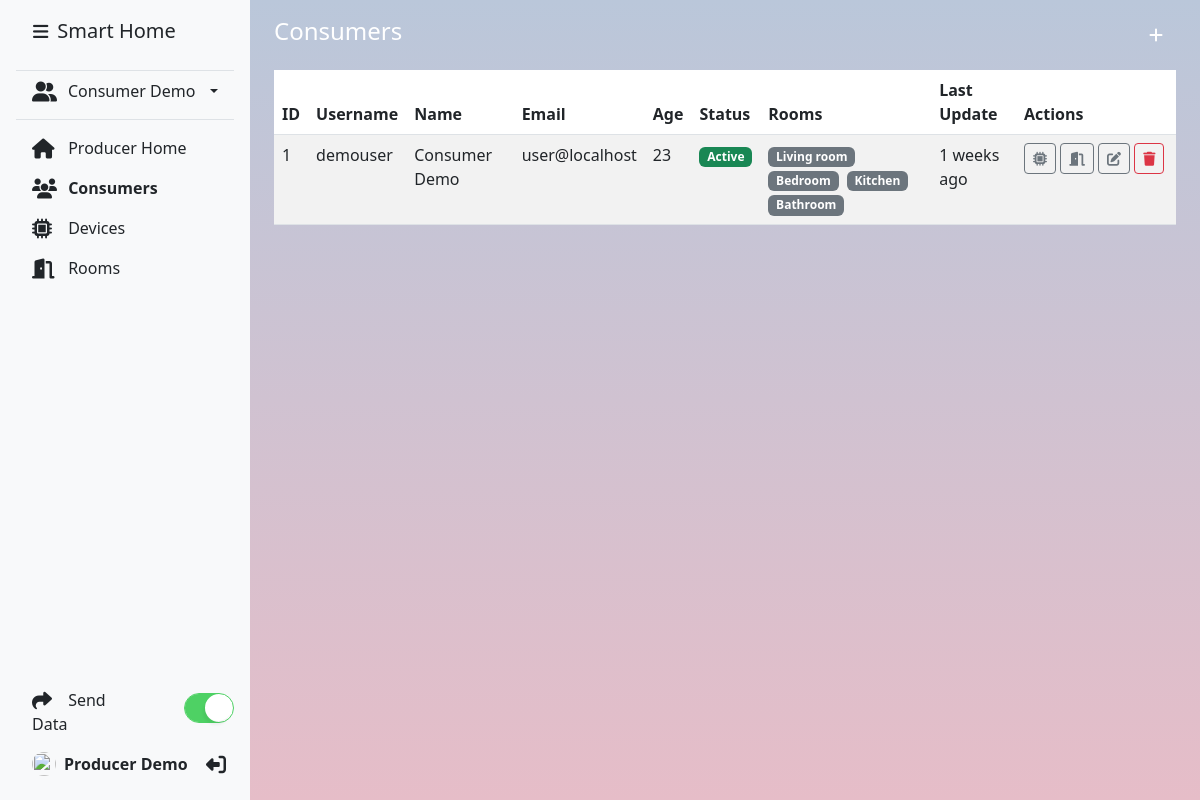
The app's page /producer_consumers.php (signed in) with its own data.
### tables this page shows
CREATE TABLE consumers (
    id INT NOT NULL AUTO_INCREMENT,
    username VARCHAR(255) NOT NULL,
    password VARCHAR(255) NOT NULL,
    name VARCHAR(255) NOT NULL,
    email VARCHAR(255) NOT NULL,
    birth_date DATE NULL DEFAULT NULL,
    settings text NOT NULL DEFAULT '{}',
    deleted_at DATETIME NULL DEFAULT NULL,
    disabled_at DATETIME NULL DEFAULT NULL,
    reason VARCHAR(255) NOT NULL DEFAULT '',
    PRIMARY KEY (id)
);

CREATE TABLE rooms (
    id INT NOT NULL AUTO_INCREMENT,
    name VARCHAR(255) NOT NULL,
    user_id INT NOT NULL,
    data text NOT NULL DEFAULT '{}',
    PRIMARY KEY (id)
);

CREATE TABLE logs (
    id INT NOT NULL AUTO_INCREMENT,
    user_id INT NOT NULL,
    user_type VARCHAR(255) NOT NULL DEFAULT 'consumers',
    device_id INT DEFAULT NULL,
    config_id INT DEFAULT NULL,
    action INT NOT NULL,
    created_at TIMESTAMP DEFAULT CURRENT_TIMESTAMP,
    PRIMARY KEY (id)
);

### dbconfig.php (called while the page is built, shortened)
<?php
$name = 'Smart Home';
function diffForHumans($date) {
    $diff = MYSQL_TIME - strtotime($date);
    if ($diff < 60) {
        return $diff . ' seconds ago';
    } else if ($diff < 3600) {
        return round($diff / 60) . ' minutes ago';
    } else if ($diff < 86400) {
        return round($diff / 3600) . ' hours ago';
    } else if ($diff < 604800) {
        return round($diff / 86400) . ' days ago';
    } else if ($diff < 2592000) {
        return round($diff / 604800) . ' weeks ago';
    } else if ($diff < 31536000) {
        return round($diff / 2592000) . ' months ago';
    } else {
        return round($diff / 31536000) . ' years ago';
    }
}

### producer_consumers.php (the view, shortened to what this page needs)
<?php
require_once 'dbconfig.php';
$user_id = intval($_SESSION['user']);
$stmt = $db->prepare("SELECT * FROM rooms WHERE user_id = ?");
$stmt->execute([$user_id]);
$rooms = $stmt->fetchAll(PDO::FETCH_ASSOC);
$page = 'consumers';
?>
<!DOCTYPE html>
<html lang="en">
<head>
    <link href="https://cdn.jsdelivr.net/npm/bootstrap@5.3.0/dist/css/bootstrap.min.css" rel="stylesheet"
>
    <link rel="stylesheet" href="https://cdnjs.cloudflare.com/ajax/libs/font-awesome/6.4.0/css/all.min.css"
 />
    <link href="css/app.css" rel="stylesheet">
</head>
<body>
<body <?php if(isset($_COOKIE['sidebar-toggle']) && $_COOKIE['sidebar-toggle'] == '1') { echo ' class="sidebar-toggle"'; } ?>>
    <main class="d-flex flex-nowrap">
        <?php include 'components/producerSidebar.php';?>
        <div class="d-flex flex-fill p-3 px-md-4 px-sm-2 w-100">
            <div class="dashboard w-100">
                <div class="d-flex justify-content-between align-items-center mb-3">
                    <h4 class="text-white">Consumers</h4>
                    <button type="button" class="text-white btn" data-bs-toggle="modal" data-bs-target="#addConsumerModal">
                        <i class="fas fa-plus"></i>
                    </button>
                </div>
                <div class="table-responsive">
                    <table class="table table-striped table-hover">
                        <thead>
                            <tr>
                                <th scope="col">ID</th>
                                <th scope="col">Username</th>
                                <th scope="col">Name</th>
                                <th scope="col">Email</th>
                                <th scope="col">Age</th>
                                <th scope="col">Status</th>
                                <th scope="col" class="d-none d-sm-table-cell">Rooms</th>
                                <th scope="col">Last Update</th>
                                <th scope="col">Actions</th>
                            </tr>
                        </thead>
                        <tbody>
                            <?php
                            $stmt = $db->prepare("SELECT * FROM consumers");
                            $stmt->execute();
                            $consumers = $stmt->fetchAll(PDO::FETCH_ASSOC);
                            foreach($consumers as $consumer) {
                                $stmt = $db->prepare("SELECT * FROM logs WHERE user_id = ? ORDER BY id DESC LIMIT 1");
                                $stmt->execute([$consumer['id']]);
                                $update = $stmt->fetch(PDO::FETCH_ASSOC);
                                $stmt = $db->prepare("SELECT * FROM rooms WHERE user_id = ?");
                                $stmt->execute([$consumer['id']]);
                                $rooms = $stmt->fetchAll(PDO::FETCH_ASSOC);
                                ?>
                                <tr>
                                    <td><?php echo $consumer['id']; ?></td>
                                    <td><?php echo $consumer['username']; ?></td>
                                    <td><?php echo $consumer['name']; ?></td>
                                    <td><?php echo $consumer['email']; ?></td>
                                    <td>
                                        <?php
                                        if ($consumer['birth_date'] != null) {
                                            try {
                                                $birth_date = new DateTime($consumer['birth_date']);
                                            } catch (Exception $e) {
                                                $birth_date = null;
                                            }
                                            $now = new DateTime();
                                            if ($birth_date != null && $now > $birth_date) {
                                                $interval = $now->diff($birth_date);
                                                echo '<span data-bs-toggle="tooltip" data-bs-placement="top" title="' . date('d/m/Y', strtotime($consumer['birth_date'])) . '">' . $interval->format('%y') . '</span>';
                                            } else {
                                                echo '-';
                                            }
                                        } else {
                                            echo '-';
                                        }
                                        ?>
                                    </td>
                                    <td>
                                        <?php if($consumer['deleted_at'] != null) { ?>
                                        <span class="badge bg-danger">Deleted</span>
                                        <?php } else if($consumer['disabled_at'] != null) { ?>
                                        <span class="badge bg-warning" data-bs-toggle="tooltip" data-bs-placement="top" title="<?php echo htmlentities(strip_tags($consumer['reason'])); ?>">Disabled</span>
                                        <?php } else { ?>
                                        <span class="badge bg-success">Active</span>
                                        <?php } ?>
                                    </td>
                                    <td class="d-none d-sm-table-cell">
                                        <?php foreach($rooms as $room) { ?>
                                        <a href="producer_devices.php?user=<?php echo $consumer['id']; ?>&room=<?php echo $room['id']; ?>" class="badge bg-secondary me-1 text-decoration-none"><?php echo $room['name']; ?></a>
                                        <?php } ?>
                                    </td>
                                    <td><?php echo ($update) ? diffForHumans($update['created_at']) : '-'; ?></td>
                                    <td style="min-width: 160px;">
                                        <a href="producer_devices.php?user=<?php echo $consumer['id']; ?>" class="btn btn-sm btn-outline-secondary" data-bs-toggle="tooltip" data-bs-placement="top" title="Devices">
                                            <i class="fas fa-microchip"></i>
                                        </a>
                                        <a href="producer_rooms.php?user=<?php echo $consumer['id']; ?>" class="btn btn-sm btn-outline-secondary" data-bs-toggle="tooltip" data-bs-placement="top" title="Rooms">
                                            <i class="fas fa-door-open"></i>
                                        </a>
                                        <a href="#editConsumerModal" class="btn btn-sm btn-outline-secondary edit-consumer" data-id="<?php echo $consumer['id']; ?>" data-bs-toggle="tooltip" data-bs-placement="top" title="Edit">
                                            <i class="fas fa-edit"></i>
                                        </a>
                                        <a href="?delete=<?php echo $consumer['id']; ?>" class="btn btn-sm btn-outline-danger btn-delete" data-bs-toggle="tooltip" data-bs-placement="top" title="Delete<?php if($consumer['deleted_at'] != null) { ?> Permanently<?php } ?>">
                                            <i class="fas fa-trash"></i>
                                        </a>
                                    </td>
                                </tr>
                                <?php
                            }
                            ?>
                        </tbody>
                    </table>
                </div>
            </div>
        </div>
    </main>
</body>
</html>

### components/producerSidebar.php (shortened to what this page needs)
<?php
$user_id = intval($_SESSION['user']);
if(!isset($room_ids)) {
    $stmt = $db->prepare("SELECT * FROM rooms WHERE user_id = ?");
    $stmt->execute([$user_id]);
    $rooms = $stmt->fetchAll(PDO::FETCH_ASSOC);
    $room_ids = [];
    foreach($rooms as $room) {
        $room['data'] = json_decode($room['data'], true);
        $room_ids[$room['id']] = [
            'temperature' => $room['data']['temperature'] ?? rand(18, 35),
            'humidity' => $room['data']['humidity'] ?? rand(30, 80),
        ];
    }
    $room_ids = json_encode($room_ids);
}
$stmt = $db->prepare("SELECT * FROM consumers WHERE deleted_at IS NULL");
$stmt->execute();
$get_consumers = $stmt->fetchAll(PDO::FETCH_ASSOC);
$consumers = [];
foreach($get_consumers as $consumer) {
    $consumers[$consumer['id']] = $consumer;
}
?>
<div class="d-flex flex-column flex-shrink-0 p-3 text-bg-light sidebar">
    <div class="d-flex align-items-center mb-3 mb-md-0 px-md-3">
        <button class="btn btn-sm p-0 m-0" id="sidebarToggle" type="button">
        </button>
        <a href="producer.php" class="fs-5 text-dark text-decoration-none ms-2"><?php echo $name; ?></a>
    </div>
    <nav class="d-flex flex-column flex-fill">
        <br>
        <ul class="nav nav-pills flex-column mb-auto">
            <li class="nav-item dropdown border-top border-bottom mb-2 pb-2">
                <a href="#" class="nav-link text-dark d-flex justify-content-betsween align-items-center dropdown-toggle" id="dropdownMenuButton1" data-bs-toggle="dropdown" aria-expanded="false">
                    <i class="fas fa-user-friends fa-lg me-2"></i>
                    <span class="text-truncate me-auto ms-1"><?php echo ($user_id && isset($consumers[$user_id]['name'])) ? $consumers[$user_id]['name'] : 'Select Consumer'; ?></span>
                </a>
            </li>
            <li class="nav-item">
                <a href="producer.php" class="nav-link text-dark<?php echo $page == 'myhome' ? ' fw-bold' : ''; ?>">
                    <i class="fas fa-home fa-lg me-2"></i>
                    <span>Producer Home</span>
                </a>
            </li>
            <li class="nav-item">
                <a href="producer_consumers.php" class="nav-link text-dark<?php echo $page == 'consumers' ? ' fw-bold' : ''; ?>">
                    <i class="fas fa-users fa-lg me-2"></i>
                    <span>Consumers</span>
                </a>
            </li>
            <li class="nav-item">
                <a href="producer_devices.php" class="nav-link text-dark<?php echo $page == 'devices' ? ' fw-bold' : ''; ?>">
                    <i class="fas fa-microchip fa-lg me-2"></i>
                    <span>Devices</span>
                </a>
            </li>
            <li class="nav-item">
                <a href="producer_rooms.php" class="nav-link text-dark<?php echo $page == 'rooms' ? ' fw-bold' : ''; ?>">
                    <i class="fas fa-door-open fa-lg me-2"></i>
                    <span>Rooms</span>
                </a>
            </li>
        </ul>
        <div class="dropdown">
            <ul class="nav nav-pills flex-column mb-auto">
                <li class="nav-item d-flex align-items-center">
                    <a href="#" class="nav-link text-dark send-data-btn" data-id="<?php echo $user_id; ?>" data-rooms="<?php echo htmlentities($room_ids); ?>">
                        <i class="fas fa-share fa-lg me-2"></i>
                        <span>Send Data</span>
                    </a>
                    <span class="sensor-toggler fs-5"><input type="checkbox" class="apple-switch ms-4" <?php echo (isset($_COOKIE['sensor-disabled']) && $_COOKIE['sensor-disabled'] == '1') ? '' : 'checked'; ?>></span>
                </li>
                <li class="nav-item d-flex align-items-center">
                    <a href="#" class="nav-link d-flex align-items-center text-dark text-decoration-none">
                        <img src="https://avatars.githubusercontent.com/u/128895754?v=4" alt="" width="24"
                            height="24" class="rounded-circle me-2">
                        <strong><?php echo $_SESSION['name']; ?></strong>
                    </a>
                    <a href="?logout=true" class="text-dark ms-auto me-2">
                        <i class="fas fa-sign-out-alt fa-lg fa-flip-horizontal"></i>
                    </a>
                </li>
            </ul>
        </div>
    </nav>
</div>

### css/app.css (style rules this page uses)
body { min-height: 100vh; background: #b1bccf; }
html { min-height: 100vh; }
main { padding-left: 250px; min-height: 100vh; max-width: 100%; background: #b1bccf; background: linear-gradient(#bac7da, #e6bdc8); overflow-x: hidden; }
.btn { cursor: pointer; }
input.apple-switch { position: relative; appearance: none; outline: none; width: 50px; height: 30px; background-color: #fff; border: 1px solid #D9DADC; border-radius: 50px; box-shadow: inset -20px 0 0 0 #fff; cursor: pointer; }
input.apple-switch:after { content: ""; position: absolute; top: 1px; left: 1px; background: transparent; width: 26px; height: 26px; border-radius: 50%; box-shadow: 2px 4px 6px rgba(0, 0, 0, 0.2); }
input.apple-switch:checked { box-shadow: inset 20px 0 0 0 #4ed164; border-color: #4ed164; }
input.apple-switch:checked:after { left: 20px; box-shadow: -2px 4px 3px rgba(0, 0, 0, 0.05); }
.dropdown-toggle { outline: 0; }
.sidebar { width: 250px; position: fixed; left: 0; top: 0; bottom: 0; z-index: 1000; }
.sidebar .nav-item .nav-link i { width: 24px; }

### records on screen
consumers: name "Consumer Demo", id "1", username "demouser", email "user@localhost", birth_date "23", shows "Active", logs.created_at "1 weeks ago"
rooms: name "Living room"
rooms: name "Bedroom"
rooms: name "Kitchen"
rooms: name "Bathroom"

### other values on screen
$name "Smart Home"
$_SESSION['name'] "Producer Demo"
